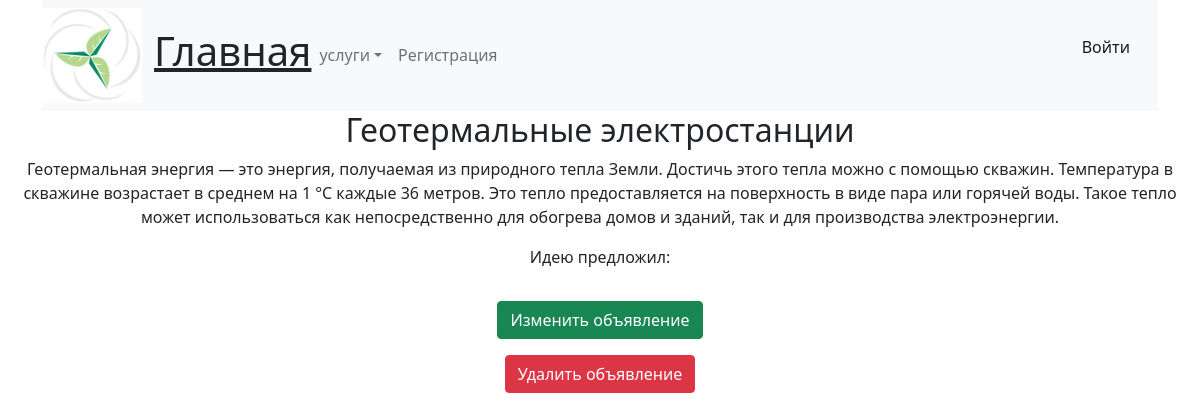
The app's page /post/36/ with its own data.
### blog/models.py (models this page shows, shortened)
class Post(models.Model):
    title = models.CharField(max_length=100, verbose_name='Название')
    slug = models.SlugField(max_length=150)
    category = TreeForeignKey('Category', on_delete=models.PROTECT, related_name='posts', verbose_name='Категория')
    content = models.TextField(verbose_name='Содержание')
    class Meta:
        verbose_name = 'Запись'
        verbose_name_plural = 'Записи'

### blog/views.py (the view)
# urls.py: path('post/<int:pk>/', BlogDetailView.as_view(), name='post_detail'),
class BlogDetailView(DetailView):
    model = Post
    template_name = 'post_detail.html'
    fields = ['title', 'category', 'content']

### templates/post_detail.html
{% extends 'base.html' %}
{% block content %}
<div class="text-center">
  <div class="post-entry">
    <h2>{{ post.title }}</h2>
    <p>{{ post.content }}</p>
    <p>Идею предложил: {{ user.username }}</p>
  </div>
  <a href="{% url 'post_edit' post.pk %}" class="btn btn-success m-3" role="button">Изменить объявление</a>
<br>
  <a href="{% url 'post_delete' post.pk %}" class="btn btn-danger" role="button">Удалить объявление</a>
</div>
{% endblock content %}

### templates/base.html (style rules this page uses)
body { background-size: 60%; background-repeat: no-repeat; }

### records on screen
Post: title "Геотермальные электростанции", content "Геотермальная энергия — это энергия, получаемая из природного тепла Земли. Достичь этого тепла можно с помощью скважин. Температура в скважине возрастает в среднем на 1 °C каждые 36 метров. Это тепло предоставляется на поверхность в виде пара или горячей воды. Такое тепло может использоваться как непосредственно для обогрева домов и зданий, так и для производства электроэнергии."
